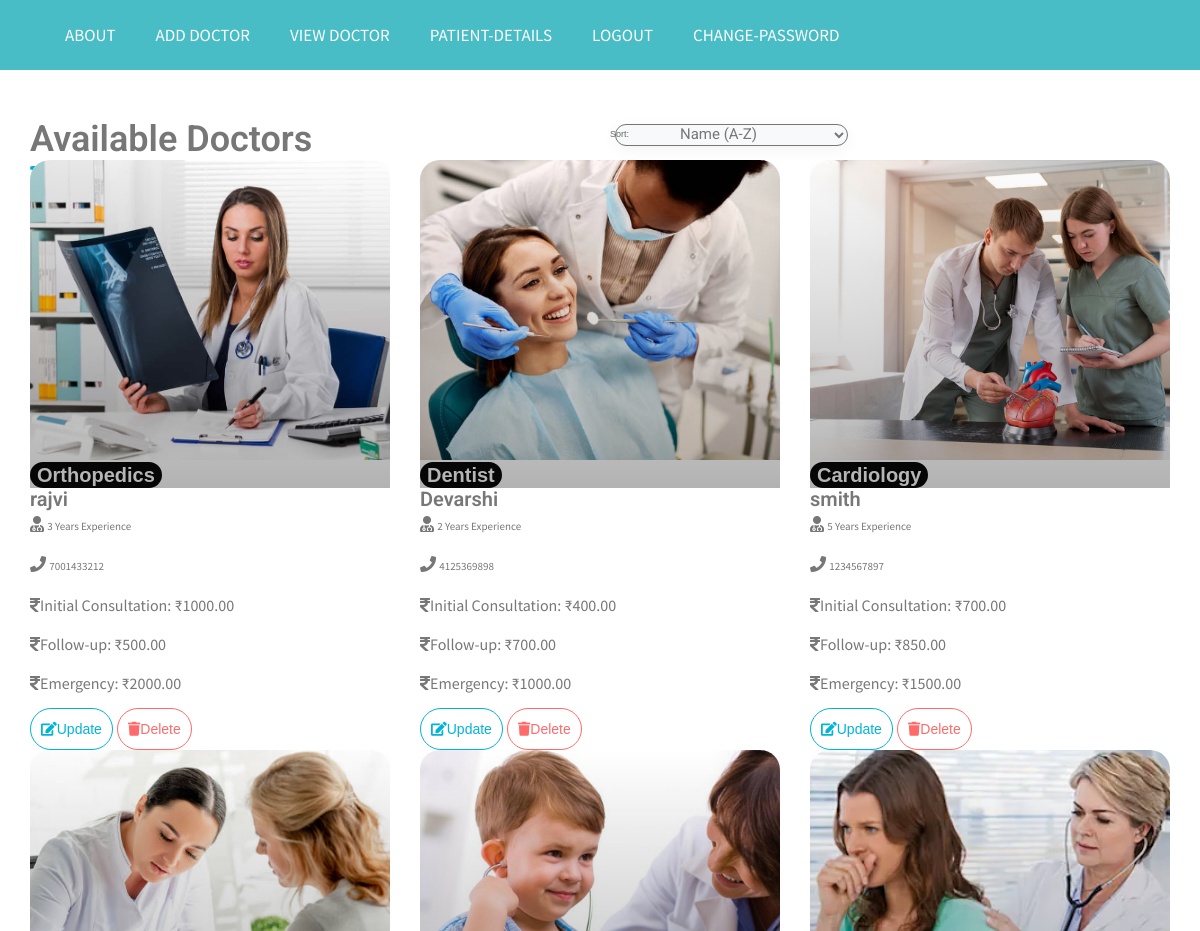
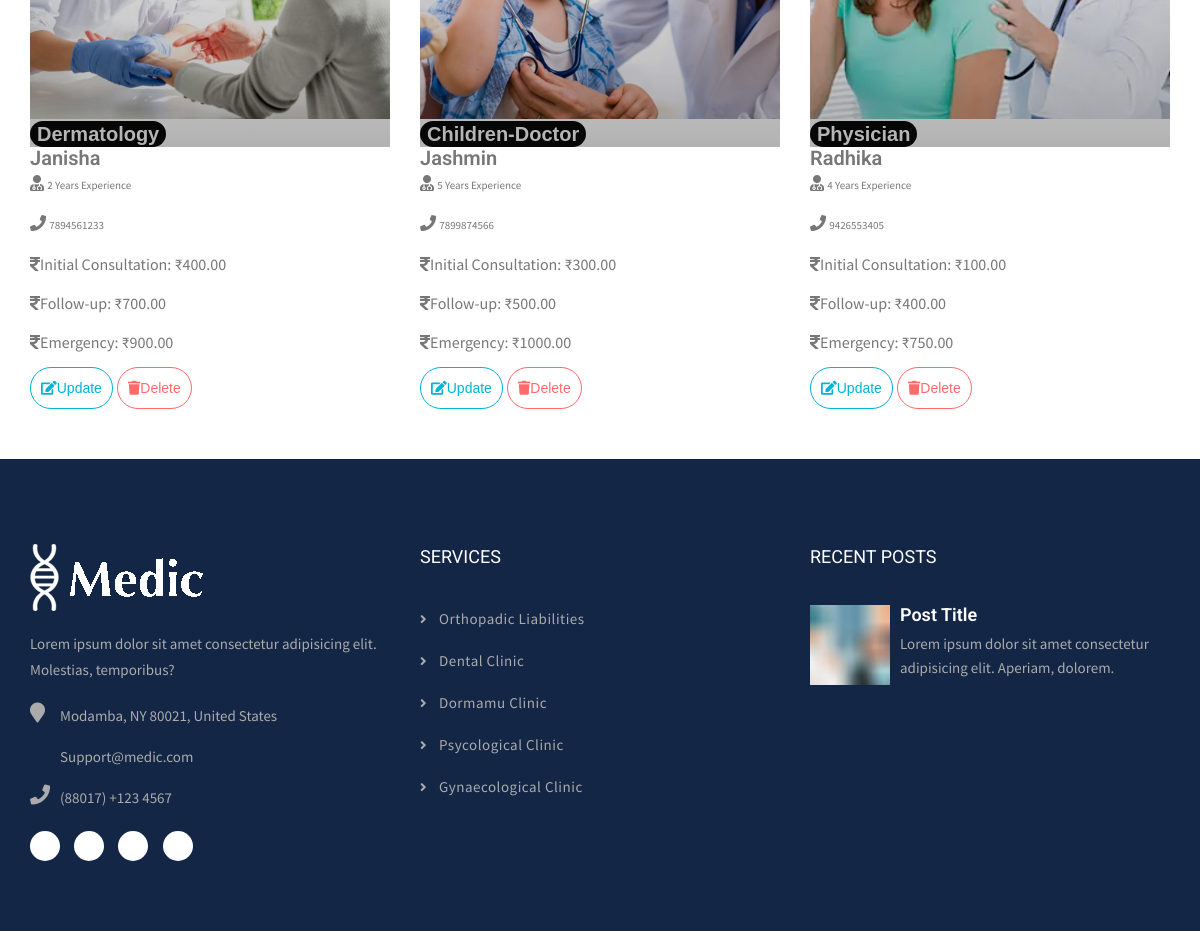
Page /view/ (signed in) on the committed database (2 pictures, top to bottom).
### myapp/models.py (models this page shows, shortened)
class Add(models.Model):
    user = models.ForeignKey(User, on_delete=models.CASCADE, related_name='doctor_profiles')
    dname = models.CharField(max_length=30)
    dmobile = models.BigIntegerField()
    dexperience = models.IntegerField()
    department = models.CharField(max_length=50, default='')
    consultation_fee = models.DecimalField(max_digits=10, decimal_places=2, default=0)
    follow_up_fee = models.DecimalField(max_digits=10, decimal_places=2, default=0)
    emergency_fee = models.DecimalField(max_digits=10, decimal_places=2, default=0)
    description = models.TextField(blank=True, null=True)
    dprofile = models.ImageField(upload_to='doctor_profiles/', null=True, blank=True)

### myapp/views.py (the view)
# urls.py: path('view/', views.view, name='view'),
def view(request):
    try:
        if 'email' not in request.session:
            messages.error(request, "Please login first!")
            return redirect('login')
        user = User.objects.get(email=request.session.get('email'))
        if user.usertype == "Doctor":
            adds = Add.objects.filter(user=user)
        else:
            adds = Add.objects.all().order_by('dname')
        context = {
            'adds': adds,
            'user': user  # Pass user object to template
        }
        return render(request, 'view.html', context)
    except User.DoesNotExist:
        messages.error(request, "User not found. Please login again.")
        return redirect('login')
    except Exception as e:
        messages.error(request, f"An unexpected error occurred: {str(e)}")
        return redirect('login')

### myapp/templates/view.html (shortened to what this page needs)
{% extends "dheader.html" %}
{% load static %}
{% block content %}
<section class="ftco-section py-5" style="background: #ffffff;">
    <div class="container">
        <div class="row mb-5 align-items-center justify-content-between">
            <div class="col-12 col-md-6 mb-4 mb-md-0">
                <h1 class="text-dark fw-bold" style="position: relative; display: inline-block;">
                    Available Doctors
                </h1>
            </div>
            <div class="col-12 col-md-4">
                <div class="sort-wrapper position-relative">
                    <select id="sortSelect" class="form-select shadow-sm border-0 py-2 px-4 w-100" style="border-radius: 25px; background: #f8f9fa;">
                        <option value="name-asc">Name (A-Z)</option>
                    </select>
                </div>
            </div>
        </div>
        {% if adds %}
        <div class="row g-4" id="doctorList">
            {% for doctor in adds %}
            <div class="col-12 col-sm-6 col-lg-4 doctor-item"
                 data-name="{{ doctor.dname|default:'' }}"
                 data-exp="{{ doctor.dexperience|default:'0'|floatformat }}"
                 data-dept="{{ doctor.department|default:'' }}">
                <div class="card h-100 border-0 shadow-sm position-relative overflow-hidden"
                     style="border-radius: 20px; background: #ffffff;">
                    <div class="card-img-top position-relative">
                        {% if doctor.dprofile %}
                            <img src="{{ doctor.dprofile.url }}"
                                 class="img-fluid w-100 object-fit-cover"
                                 alt="{{ doctor.dname }}"
                                 loading="lazy"
                                 style="height: 300px; width: 100%; object-fit: cover; border-radius: 20px 20px 0 0;"
                                 onerror="this.onerror=null; this.src='{% static 'images/default-doctor.jpg' %}';">
                        {% else %}
                            <img src="{% static 'images/default-doctor.jpg' %}"
                                 class="img-fluid w-100 object-fit-cover"
                                 alt="{{ doctor.dname }}"
                                 style="height: 400px; width: 500%; object-fit: cover; border-radius: 20px 20px 0 0;">
                        {% endif %}
                        <div class="overlay"></div>
                        <span class="badge position-absolute top-0 end-0 m-3 py-2 px-3"
                              style="background:rgb(8, 8, 8); border-radius: 15px; font-size: 20px;">
                            {{ doctor.department }}
                        </span>
                    </div>
                    <div class="card-body p-4 d-flex flex-column">
                        <h3 class="card-title mb-3" style="font-size: 2rem; font-weight: 600;">
                            {{ doctor.dname }}
                        </h3>
                        <p class="text-muted mb-2">
                            <i class="fas fa-user-md me-2"></i>
                            <span style="font-size: 1.1rem;">{{ doctor.dexperience }} Years Experience</span>
                        </p>
                        <p class="text-muted mb-3">
                            <i class="fas fa-phone me-2"></i>
                            <span style="font-size: 1.1rem;">{{ doctor.dmobile }}</span>
                        </p>
                        <div class="border-top pt-2 mt-2">
                            <p class="text-muted mb-1">
                                <i class="fas fa-rupee-sign me-2"></i>Initial Consultation: ₹{{ doctor.consultation_fee }}
                            </p>
                            <p class="text-muted mb-1">
                                <i class="fas fa-rupee-sign me-2"></i>Follow-up: ₹{{ doctor.follow_up_fee }}
                            </p>
                            <p class="text-muted mb-3">
                                <i class="fas fa-rupee-sign me-2"></i>Emergency: ₹{{ doctor.emergency_fee }}
                            </p>
                        </div>
                        <div class="mt-auto d-flex gap-2">
                            <a href="{% url 'update' doctor.id %}"
                               class="btn btn-outline-primary w-100 fw-medium"
                               style="border-radius: 25px; padding: 10px;">
                                <i class="fas fa-edit me-2"></i>Update
                            </a>
                            <a href="{% url 'delete_doctor' doctor.id %}"
                               class="btn btn-outline-danger w-100 fw-medium"
                               style="border-radius: 25px; padding: 10px;"
                               onclick="return confirm('Are you sure you want to delete {{ doctor.dname|escapejs }}?');">
                                <i class="fas fa-trash me-2"></i>Delete
                            </a>
                        </div>
                    </div>
                </div>
            </div>
            {% endfor %}
        </div>
        {% else %}
        <div class="text-center py-5">
            <h3 class="text-dark fw-bold">No Doctors Available</h3>
            <p class="text-muted mt-3">Please check back later!</p>
        </div>
        {% endif %}
    </div>
</section>
<link rel="stylesheet" href="https://cdnjs.cloudflare.com/ajax/libs/font-awesome/5.15.4/css/all.min.css">
{% endblock %}

### myapp/templates/dheader.html (shortened to what this page needs)
{% load static %}
<!DOCTYPE html>
<html>
<head>
  <link rel="stylesheet" href="{% static 'plugins/slick/slick.css' %}">
  <link rel="stylesheet" href="{% static 'plugins/slick/slick-theme.css' %}">
  <link rel="stylesheet" href="{% static 'plugins/fancybox/jquery.fancybox.min.css' %}">
  <link href="{% static 'css/style.css' %}" rel="stylesheet">
</head>
<body>
<nav class="navbar navbar-default">
      <div class="container">
            <div class="collapse navbar-collapse" id="bs-example-navbar-collapse-1">
                  <ul class="nav navbar-nav">
                         <li class="nav-item"><a href="{% url 'dabout' %}" class="nav-link">About</a></li>
                         <li class="nav-item"><a href="{% url 'adddoc' %}" class="nav-link">Add Doctor</a></li>
                         <li class="nav-item"><a href="{% url 'view' %}" class="nav-link">View Doctor</a></li>
                         <li class="nav-item"><a href="{%url 'patient_details' %}" class="nav-link">Patient-Details</a></li>
                        {% if request.session.email %}
                        <li class="nav-item"><a href="{% url 'logout' %}" class="nav-link">Logout</a></li>
                        <li class="nav-item"><a href="{% url 'cpass' %}" class="nav-link">Change-Password</a></li>
                        {% else %}
                        <li class="nav-item"><a href="{% url 'login' %}" class="nav-link">Login</a></li>
                        <li class="nav-item"><a href="{% url 'signup' %}" class="nav-link">Signup</a></li>
                        {%  endif  %}
                  </ul>
            </div>
      </div>
</nav>
{% block content %}
{% endblock %}
<footer class="footer-main">
  <div class="footer-top">
    <div class="container">
      <div class="row">
        <div class="col-md-4 col-sm-6 col-xs-12">
          <div class="about-widget">
            <div class="footer-logo">
              <figure>
                <a href="{% url 'dabout' %}">
                  <img src="{% static 'images/logo-2.png' %}" alt="">
                </a>
              </figure>
            </div>
            <p>Lorem ipsum dolor sit amet consectetur adipisicing elit. Molestias, temporibus?</p>
            <ul class="location-link">
              <li class="item">
                <i class="fa fa-map-marker"></i>
                <p>Modamba, NY 80021, United States</p>
              </li>
              <li class="item">
                <i class="fa fa-envelope-o" aria-hidden="true"></i>
                <a href="#">
                  <p>Support@medic.com</p>
                </a>
              </li>
              <li class="item">
                <i class="fa fa-phone" aria-hidden="true"></i>
                <p>(88017) +123 4567</p>
              </li>
            </ul>
            <ul class="list-inline social-icons">
              <li><a href="#"><i class="fa fa-facebook"></i></a></li>
              <li><a href="#"><i class="fa fa-twitter"></i></a></li>
              <li><a href="#"><i class="fa fa-linkedin"></i></a></li>
              <li><a href="#"><i class="fa fa-vimeo"></i></a></li>
            </ul>
          </div>
        </div>
        <div class="col-md-4 col-sm-6 col-xs-12">
          <h6>Services</h6>
          <ul class="menu-link">
            <li>
              <a href="{% url 'dabout' %}">
                <i class="fa fa-angle-right" aria-hidden="true"></i>Orthopadic Liabilities</a>
            </li>
            <li>
              <a href="{% url 'dabout' %}">
                <i class="fa fa-angle-right" aria-hidden="true"></i>Dental Clinic</a>
            </li>
            <li>
              <a href="{% url 'dabout' %}">
                <i class="fa fa-angle-right" aria-hidden="true"></i>Dormamu Clinic</a>
            </li>
            <li>
              <a href="{% url 'dabout' %}">
                <i class="fa fa-angle-right" aria-hidden="true"></i>Psycological Clinic</a>
            </li>
            <li>
              <a href="{% url 'dabout' %}">
                <i class="fa fa-angle-right" aria-hidden="true"></i>Gynaecological Clinic</a>
            </li>
          </ul>
        </div>
        <div class="col-md-4 col-sm-6 col-xs-12">
          <div class="social-links">
            <h6>Recent Posts</h6>
            <ul>
              <li class="item">
                <div class="media">
                  <div class="media-left">
                    <a href="#">
                      <img class="media-object" src="{% static 'images/blog/post-thumb-small.jpg' %}" alt="post-thumb">
                    </a>
                  </div>
                  <div class="media-body">
                    <h4 class="media-heading"><a href="#">Post Title</a></h4>
                    <p>Lorem ipsum dolor sit amet consectetur adipisicing elit. Aperiam, dolorem.</p>
                  </div>
                </div>
              </li>
            </ul>
          </div>
        </div>
      </div>
    </div>
  </div>
</footer>

### myapp/static/css/style.css (style rules this page uses)
body { line-height: 1.4; font-family: "Source Sans Pro", sans-serif; -webkit-font-smoothing: antialiased; }
p { font-family: "Source Sans Pro", sans-serif; color: #848484; font-size: 16px; }
h1, h2, h3, h4, h5, h6 { font-family: "Roboto", sans-serif; font-weight: 600; }
body { font-size: 15px; color: #777777; line-height: 1.8em; font-weight: 400; background: #ffffff; background-size: cover; background-repeat: no-repeat; background-position: center top; -webkit-font-smoothing: antialiased; font-family: "Roboto", sans-serif; }
a { text-decoration: none; cursor: pointer; }
h1, h2, h3, h4, h5, h6 { margin: 0px; }
input, button, select, textarea { font-family: "Roboto", sans-serif; }
p { position: relative; line-height: 1.8em; }
li { list-style: none; padding: 0px; margin: 0px; }
.navbar { margin-bottom: 0; background: #48bdc5; border: none; border-radius: 0; }
.navbar .navbar-nav li a { font-family: "Source Sans Pro", sans-serif; font-size: 17px; color: #fff; text-transform: uppercase; padding: 25px 20px; }
.footer-main { position: relative; background-size: cover; z-index: 1; background: #132646; }
.footer-main .footer-top { padding-top: 85px; padding-bottom: 60px; }
.footer-main .footer-top .footer-logo { padding-bottom: 20px; }
.footer-main .footer-top p { font-size: 15px; line-height: 26px; font-weight: 400; color: #ababab; }
.footer-main .footer-top h6 { font-size: 18px; line-height: 26px; font-weight: 400; color: #ffffff; padding-bottom: 35px; text-transform: uppercase; }
.footer-main .footer-top .location-link { padding-top: 10px; padding-left: 0; }
.footer-main .footer-top .location-link .item { position: relative; padding-left: 30px; margin-bottom: 15px; }
.footer-main .footer-top .location-link .item i { position: absolute; top: 0px; left: 0px; }
.footer-main .footer-top .location-link .item i:before { font-size: 20px; color: #ababab; }
.footer-main .footer-top .social-icons { margin-top: 20px; }
.footer-main .footer-top .social-icons li a { display: block; height: 30px; width: 30px; color: #48bdc5; background: #fff; text-align: center; border-radius: 50%; }
.footer-main .footer-top .social-icons li a i { line-height: 30px; }
.footer-main .footer-top .menu-link { padding-left: 0; }
.footer-main .footer-top .menu-link li { padding-bottom: 15px; }
.footer-main .footer-top .menu-link li a { font-size: 15px; line-height: 26px; font-weight: 400; color: #ababab; letter-spacing: .5px; font-family: "Source Sans Pro", sans-serif; }
.footer-main .footer-top .menu-link li i { margin-right: 12px; font-size: 13px; }
.footer-main .footer-top .social-links ul { padding-left: 0; }
.footer-main .footer-top .social-links ul li { position: relative; margin-bottom: 30px; }
.footer-main .footer-top .social-links ul li h4 { margin-bottom: 15px; }
.footer-main .footer-top .social-links ul li p { margin-top: -7px; line-height: 24px; }
.footer-main .footer-top .social-links ul li a { color: #ffffff; }

### myapp/templates/view.html (style rules this page uses)
:root { --primary: #00b4d8; --danger: #ff6b6b; --light: #f8f9fa; --transition: all 0.4s cubic-bezier(0.25, 0.8, 0.25, 1); }
body { font-family: 'Poppins', sans-serif; background-color: #ffffff; }
.ftco-section { padding: 5rem 0; background: linear-gradient(135deg, #ffffff 0%, #f8f9fa 100%); }
.sort-wrapper::before { content: 'Sort:'; position: absolute; left: 10px; top: 50%; transform: translateY(-50%); color: #666; font-size: 0.9rem; pointer-events: none; }
.form-select { padding-left: 60px !important; transition: var(--transition); box-shadow: 0 4px 15px rgba(0,0,0,0.05); }
.card { transition: var(--transition); transform: translateY(0); }
.card-img-top { position: relative; }
.overlay { position: absolute; top: 0; left: 0; width: 100%; height: 100%; background: linear-gradient(to bottom, rgba(0,0,0,0), rgba(0,0,0,0.3)); transition: var(--transition); }
.btn-outline-primary { border-color: var(--primary); color: var(--primary); }
.btn-outline-danger { border-color: var(--danger); color: var(--danger); }
.fade-in { animation: fadeIn 0.6s ease-out; }

### rows in the picture
Add: dprofile (picture), department "Orthopedics", dname "rajvi", dexperience "3", dmobile "7001433212", consultation_fee "1000.00", follow_up_fee "500.00", emergency_fee "2000.00"
Add: dprofile (picture), department "Dentist", dname "Devarshi", dexperience "2", dmobile "4125369898", consultation_fee "400.00", follow_up_fee "700.00", emergency_fee "1000.00"
Add: dprofile (picture), department "Cardiology", dname "smith", dexperience "5", dmobile "1234567897", consultation_fee "700.00", follow_up_fee "850.00", emergency_fee "1500.00"
Add: dprofile (picture), department "Dermatology", dname "Janisha", dexperience "2", dmobile "7894561233", consultation_fee "400.00", follow_up_fee "700.00", emergency_fee "900.00"
Add: dprofile (picture), department "Children-Doctor", dname "Jashmin", dexperience "5", dmobile "7899874566", consultation_fee "300.00", follow_up_fee "500.00", emergency_fee "1000.00"
Add: dprofile (picture), department "Physician", dname "Radhika", dexperience "4", dmobile "9426553405", consultation_fee "100.00", follow_up_fee "400.00", emergency_fee "750.00"
